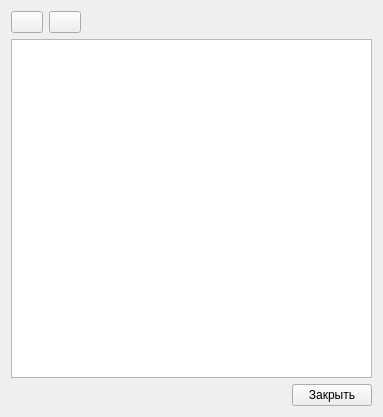
<?xml version="1.0" encoding="UTF-8"?>
<ui version="4.0">
 <class>FactWindStations</class>
 <widget class="QWidget" name="FactWindStations">
  <property name="geometry">
   <rect>
    <x>0</x>
    <y>0</y>
    <width>383</width>
    <height>417</height>
   </rect>
  </property>
  <property name="windowTitle">
   <string>Form</string>
  </property>
  <layout class="QGridLayout" name="gridLayout">
   <item row="0" column="0">
    <widget class="QPushButton" name="addBtn">
     <property name="maximumSize">
      <size>
       <width>32</width>
       <height>32</height>
      </size>
     </property>
     <property name="toolTip">
      <string>Добавить станцию</string>
     </property>
     <property name="text">
      <string/>
     </property>
    </widget>
   </item>
   <item row="0" column="1">
    <widget class="QPushButton" name="delBtn">
     <property name="maximumSize">
      <size>
       <width>32</width>
       <height>32</height>
      </size>
     </property>
     <property name="toolTip">
      <string>Удалить станцию</string>
     </property>
     <property name="text">
      <string/>
     </property>
    </widget>
   </item>
   <item row="2" column="3">
    <widget class="QPushButton" name="closeBtn">
     <property name="sizePolicy">
      <sizepolicy hsizetype="Maximum" vsizetype="Fixed">
       <horstretch>0</horstretch>
       <verstretch>0</verstretch>
      </sizepolicy>
     </property>
     <property name="toolTip">
      <string>Закрыть</string>
     </property>
     <property name="text">
      <string>Закрыть</string>
     </property>
    </widget>
   </item>
   <item row="1" column="0" colspan="4">
    <widget class="QTableWidget" name="stationsTable"/>
   </item>
   <item row="0" column="2" colspan="2">
    <spacer name="horizontalSpacer">
     <property name="orientation">
      <enum>Qt::Horizontal</enum>
     </property>
     <property name="sizeHint" stdset="0">
      <size>
       <width>40</width>
       <height>20</height>
      </size>
     </property>
    </spacer>
   </item>
   <item row="2" column="0" colspan="3">
    <spacer name="horizontalSpacer_2">
     <property name="orientation">
      <enum>Qt::Horizontal</enum>
     </property>
     <property name="sizeHint" stdset="0">
      <size>
       <width>40</width>
       <height>20</height>
      </size>
     </property>
    </spacer>
   </item>
  </layout>
 </widget>
 <resources/>
 <connections/>
</ui>
